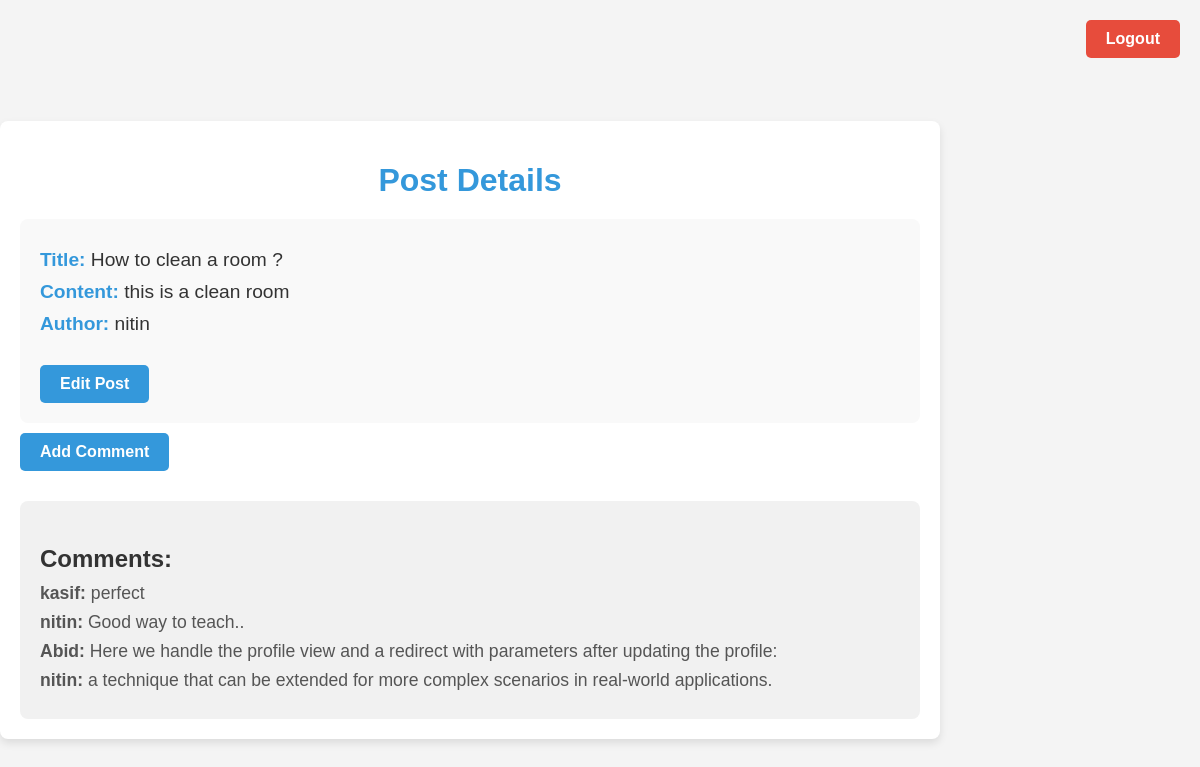
/blog/post/6/view/ (signed in), run on the app's committed database.
### blog/models.py (models this page shows, shortened)
class Post(models.Model):
    title = models.CharField(max_length=100)
    content = models.TextField(max_length=3000)
    author = models.ForeignKey(User,on_delete=models.CASCADE)
    published_date = models.DateTimeField(auto_now_add=True)

class Comment(models.Model):
    post = models.ForeignKey(Post,on_delete=models.CASCADE)
    author = models.ForeignKey(User,on_delete=models.CASCADE)
    text = models.TextField(max_length=500)
    created_date = models.DateTimeField(auto_now_add=True)
    def __str__(self):
        return self.author.username

### blog/views.py (the view)
# urls.py: path('post/<int:post_id>/view/', views.view_post, name='view_post'),
def view_post(request, post_id):
    post = get_object_or_404(Post, id=post_id)
    comment_data = Comment.objects.filter(post = post)
    print("*"*10)
    print(comment_data)
    print("*"*10)
    return render(request, 'blog/view_post.html', {'post': post,'comments':comment_data})

### blog/templates/blog/view_post.html (shortened to what this page needs)
<!DOCTYPE html>
<html lang="en">
<head>
</head>
<body>
    {% if user.is_authenticated %}
        <a href="{% url 'logout' %}" class="logout-button" style="position: fixed; top: 20px; right: 20px; background-color: #e74c3c; padding: 10px 20px; border-radius: 5px; color: white; font-weight: bold; text-decoration: none;">Logout</a>
    {% endif %}
    <div class="container">
        <h1>Post Details</h1>
        <div class="post-detail">
            <p><span>Title:</span> {{ post.title }}</p>
            <p><span>Content:</span> {{ post.content }}</p>
            <p><span>Author:</span> {{ post.author }}</p>
            <a href="{% url 'edit_post' post.id %}">Edit Post</a>
        </div>
        <div>
            <a href="{% url 'add-comment-post' post.id %}" class="add-comment-button">Add Comment</a>
        </div>
        <div class="comment-section">
            <h3>Comments:</h3>
            {% if comments %}
                {% for comment in comments %}
                    <p><strong>{{ comment.author }}:</strong> {{ comment.text }}</p>
                {% endfor %}
            {% else %}
                <p class="no-comments">No Comments</p>
            {% endif %}
        </div>
    </div>
</body>
</html>

### blog/templates/blog/view_post.html (style rules this page uses)
body { font-family: Arial, sans-serif; background-color: #f4f4f4; margin: 0; padding: 0; display: flex; justify-content: center; align-items: flex-start; height: 100vh; flex-direction: column; }
.container { background-color: #fff; padding: 20px; width: 80%; max-width: 900px; border-radius: 8px; box-shadow: 0 4px 8px rgba(0, 0, 0, 0.1); margin-top: 60px; }
h1 { text-align: center; color: #3498db; font-size: 2rem; margin-bottom: 20px; }
.post-detail { background-color: #f9f9f9; padding: 20px; border-radius: 8px; margin-top: 20px; }
.post-detail p { font-size: 1.2rem; color: #333; margin: 10px 0; }
.post-detail p span { font-weight: bold; color: #3498db; }
.post-detail a { display: inline-block; background-color: #3498db; color: #fff; padding: 10px 20px; border-radius: 5px; text-decoration: none; text-align: center; margin-top: 20px; font-weight: bold; }
.comment-section { margin-top: 30px; padding: 20px; background-color: #f1f1f1; border-radius: 8px; }
.comment-section h3 { font-size: 1.5rem; color: #333; margin-bottom: 10px; }
.comment-section p { font-size: 1.1rem; color: #555; margin: 8px 0; }
.add-comment-button { display: inline-block; background-color: #3498db; color: #fff; padding: 10px 20px; border-radius: 5px; text-decoration: none; margin-top: 10px; font-weight: bold; text-align: center; }

### data on the page
Post: title "How to clean a room ?", content "this is a clean room", author "nitin"
Comment: author "kasif", text "perfect"
Comment: author "nitin", text "Good way to teach.."
Comment: author "Abid", text "Here we handle the profile view and a redirect with parameters after updating the profile:"
Comment: author "nitin", text "a technique that can be extended for more complex scenarios in real-world applications."
